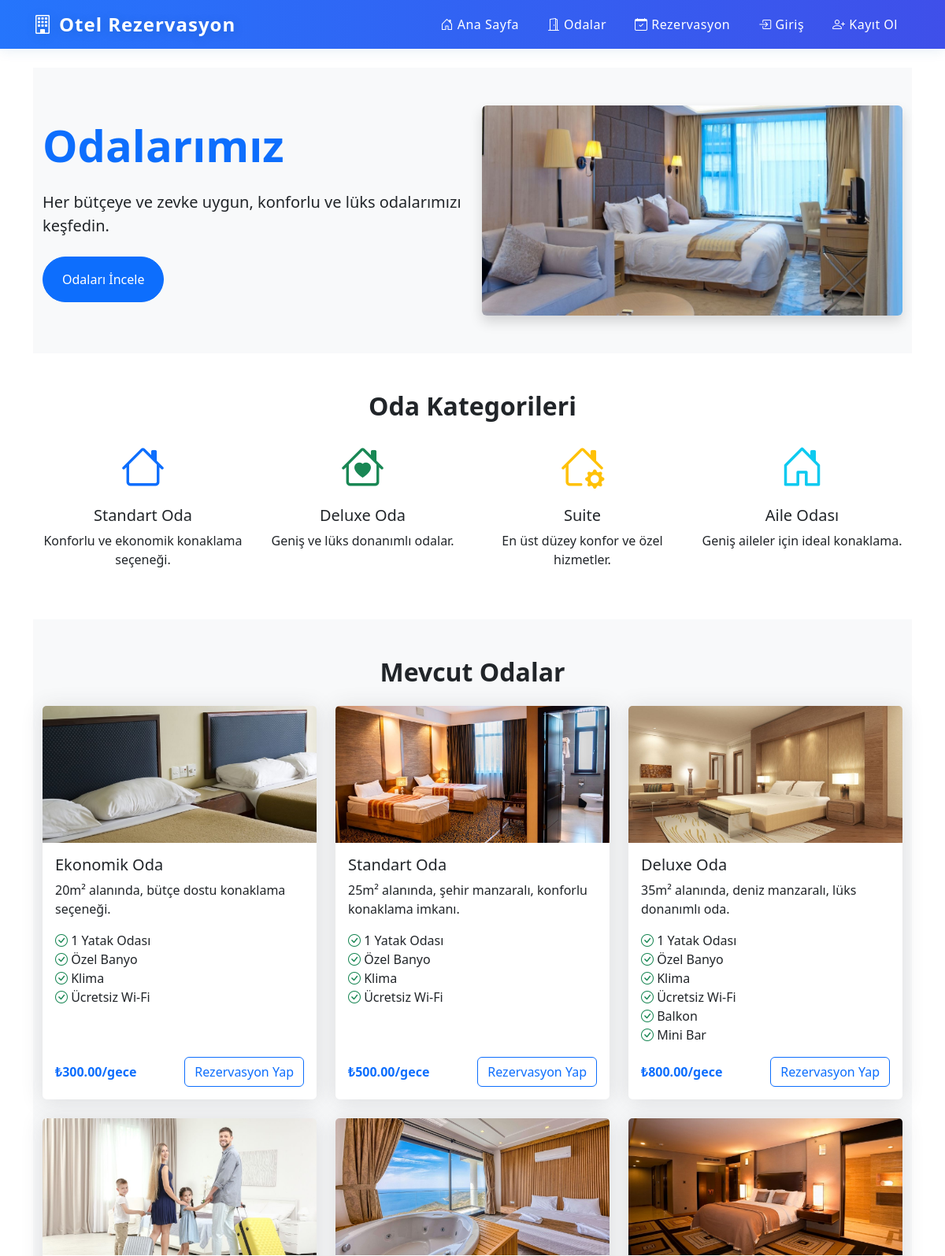
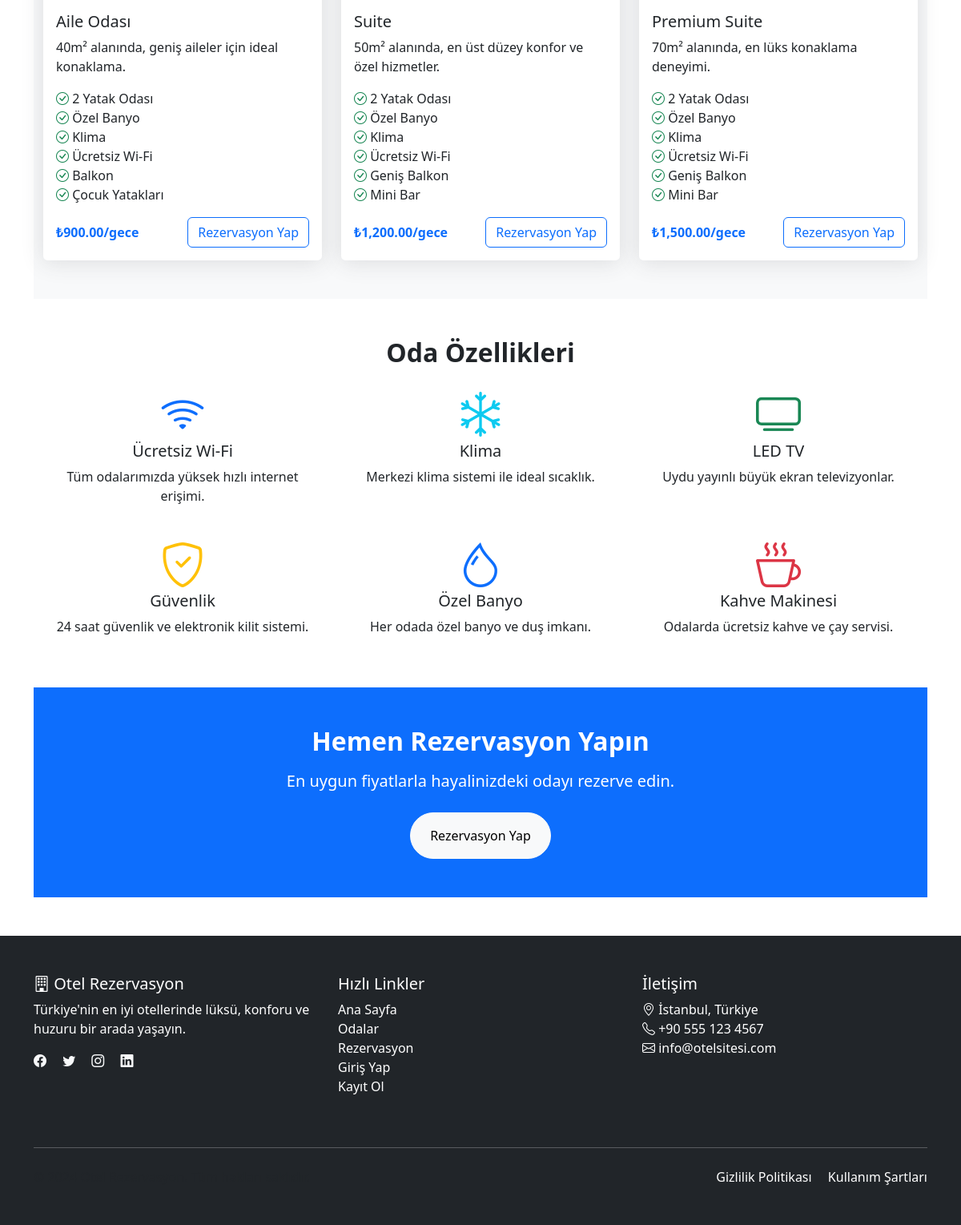
Screenshot of /pages/rooms/odalar.php with the database file from the repository (2 pictures, top to bottom).
### tables this page shows
CREATE TABLE rooms (
    id INT AUTO_INCREMENT PRIMARY KEY,
    name VARCHAR(100) NOT NULL,
    type ENUM('standard', 'deluxe', 'suite', 'family', 'economy', 'premium') NOT NULL,
    description TEXT,
    price DECIMAL(10,2) NOT NULL,
    capacity INT NOT NULL,
    amenities TEXT,
    image VARCHAR(255),
    status ENUM('available', 'occupied', 'maintenance') DEFAULT 'available',
    created_at TIMESTAMP DEFAULT CURRENT_TIMESTAMP
);

### pages/rooms/odalar.php (the view)
<?php include '../../includes/header.php'; ?>
<?php require_once '../../includes/db.php'; ?>
<section class="bg-light py-5">
  <div class="container">
    <div class="row align-items-center">
      <div class="col-lg-6 text-center text-lg-start">
        <h1 class="display-4 fw-bold mb-4 text-primary">Odalarımız</h1>
        <p class="lead mb-4">Her bütçeye ve zevke uygun, konforlu ve lüks odalarımızı keşfedin.</p>
        <a href="#room-list" class="btn btn-primary btn-lg px-4 rounded-pill">Odaları İncele</a>
      </div>
      <div class="col-lg-6 text-center mt-4 mt-lg-0">
        <img src="../../assets/images/rooms-hero.jpg" alt="Oda Görseli" class="img-fluid rounded shadow">
      </div>
    </div>
  </div>
</section>
<section class="py-5 bg-white text-center">
  <div class="container">
    <h2 class="fw-bold mb-4">Oda Kategorileri</h2>
    <div class="row g-4">
      <div class="col-md-3">
        <i class="bi bi-house display-4 text-primary"></i>
        <h5 class="mt-3">Standart Oda</h5>
        <p>Konforlu ve ekonomik konaklama seçeneği.</p>
      </div>
      <div class="col-md-3">
        <i class="bi bi-house-heart display-4 text-success"></i>
        <h5 class="mt-3">Deluxe Oda</h5>
        <p>Geniş ve lüks donanımlı odalar.</p>
      </div>
      <div class="col-md-3">
        <i class="bi bi-house-gear display-4 text-warning"></i>
        <h5 class="mt-3">Suite</h5>
        <p>En üst düzey konfor ve özel hizmetler.</p>
      </div>
      <div class="col-md-3">
        <i class="bi bi-house-door display-4 text-info"></i>
        <h5 class="mt-3">Aile Odası</h5>
        <p>Geniş aileler için ideal konaklama.</p>
      </div>
    </div>
  </div>
</section>
<section id="room-list" class="py-5 bg-light">
  <div class="container">
    <h2 class="fw-bold text-center mb-4">Mevcut Odalar</h2>
    <?php
      try {
        $stmt = $pdo->prepare("SELECT id, name, type, description, price, capacity, amenities, image, status FROM rooms ORDER BY price ASC");
        $stmt->execute();
        $rooms = $stmt->fetchAll();
      } catch (PDOException $e) {
        $rooms = [];
        echo '<p class="text-danger text-center">Odalar yüklenirken bir hata oluştu.</p>';
      }
      $typeToImage = [
        'standard' => 'room-standard.jpg',
        'deluxe'   => 'room-deluxe.jpg',
        'suite'    => 'room-suite.jpg',
        'family'   => 'room-family.jpg',
        'economy'  => 'room-economy.jpg',
        'premium'  => 'room-premium.jpg',
      ];
    ?>
    <div class="row g-4">
      <?php if (empty($rooms)): ?>
        <div class="col-12">
          <div class="alert alert-info text-center mb-0">Şu anda görüntülenecek oda bulunmuyor.</div>
        </div>
      <?php else: ?>
        <?php foreach ($rooms as $room): ?>
          <?php
            $type = $room['type'];
            $image = trim($room['image'] ?? '');
            $imagePath = '../../' . ($image !== '' ? $image : ('assets/images/' . ($typeToImage[$type] ?? 'room-standard.jpg')));
            $isAvailable = ($room['status'] ?? 'available') === 'available';
            $amenities = array_filter(array_map('trim', explode(',', (string)($room['amenities'] ?? ''))));
            $amenities = array_slice($amenities, 0, 6);
          ?>
          <div class="col-md-6 col-lg-4">
            <div class="card shadow-sm h-100">
              <img src="<?php echo htmlspecialchars($imagePath); ?>" class="card-img-top" alt="<?php echo htmlspecialchars($room['name']); ?>">
              <div class="card-body d-flex flex-column">
                <h5 class="card-title"><?php echo htmlspecialchars($room['name']); ?></h5>
                <p class="card-text"><?php echo htmlspecialchars($room['description'] ?? ''); ?></p>
                <?php if (!empty($amenities)): ?>
                  <ul class="list-unstyled mb-3">
                    <?php foreach ($amenities as $am): ?>
                      <li><i class="bi bi-check-circle text-success"></i> <?php echo htmlspecialchars($am); ?></li>
                    <?php endforeach; ?>
                  </ul>
                <?php endif; ?>
                <div class="mt-auto d-flex align-items-center justify-content-between">
                  <p class="text-primary fw-bold mb-0">₺<?php echo number_format((float)$room['price'], 2); ?>/gece</p>
                  <?php if ($isAvailable): ?>
                    <a href="../../pages/reservation/rezervasyon.php?type=<?php echo urlencode($type); ?>" class="btn btn-outline-primary">Rezervasyon Yap</a>
                  <?php else: ?>
                    <button class="btn btn-outline-secondary" disabled>Dolu</button>
                  <?php endif; ?>
                </div>
              </div>
            </div>
          </div>
        <?php endforeach; ?>
      <?php endif; ?>
    </div>
  </div>
</section>
<section class="py-5 bg-white">
  <div class="container">
    <h2 class="fw-bold text-center mb-4">Oda Özellikleri</h2>
    <div class="row g-4">
      <div class="col-md-4">
        <div class="text-center">
          <i class="bi bi-wifi display-4 text-primary mb-3"></i>
          <h5>Ücretsiz Wi-Fi</h5>
          <p>Tüm odalarımızda yüksek hızlı internet erişimi.</p>
        </div>
      </div>
      <div class="col-md-4">
        <div class="text-center">
          <i class="bi bi-snow display-4 text-info mb-3"></i>
          <h5>Klima</h5>
          <p>Merkezi klima sistemi ile ideal sıcaklık.</p>
        </div>
      </div>
      <div class="col-md-4">
        <div class="text-center">
          <i class="bi bi-tv display-4 text-success mb-3"></i>
          <h5>LED TV</h5>
          <p>Uydu yayınlı büyük ekran televizyonlar.</p>
        </div>
      </div>
      <div class="col-md-4">
        <div class="text-center">
          <i class="bi bi-shield-check display-4 text-warning mb-3"></i>
          <h5>Güvenlik</h5>
          <p>24 saat güvenlik ve elektronik kilit sistemi.</p>
        </div>
      </div>
      <div class="col-md-4">
        <div class="text-center">
          <i class="bi bi-droplet display-4 text-primary mb-3"></i>
          <h5>Özel Banyo</h5>
          <p>Her odada özel banyo ve duş imkanı.</p>
        </div>
      </div>
      <div class="col-md-4">
        <div class="text-center">
          <i class="bi bi-cup-hot display-4 text-danger mb-3"></i>
          <h5>Kahve Makinesi</h5>
          <p>Odalarda ücretsiz kahve ve çay servisi.</p>
        </div>
      </div>
    </div>
  </div>
</section>
<section class="py-5 bg-primary text-white text-center">
  <div class="container">
    <h2 class="fw-bold mb-3">Hemen Rezervasyon Yapın</h2>
    <p class="lead mb-4">En uygun fiyatlarla hayalinizdeki odayı rezerve edin.</p>
    <a href="../../pages/reservation/rezervasyon.php" class="btn btn-light btn-lg px-4 rounded-pill">Rezervasyon Yap</a>
  </div>
</section>
<?php include '../../includes/footer.php'; ?>

### includes/header.php (shortened to what this page needs)
<!DOCTYPE html>
<html lang="tr">
<head>
    <link href="https://cdn.jsdelivr.net/npm/bootstrap@5.3.0/dist/css/bootstrap.min.css" rel="stylesheet">
    <link href="https://cdn.jsdelivr.net/npm/bootstrap-icons@1.10.5/font/bootstrap-icons.css" rel="stylesheet">
    <link href="/otel-rezervasyon/assets/css/style.css" rel="stylesheet">
</head>
<body>
<nav class="navbar navbar-expand-lg navbar-gradient mb-4">
  <div class="container">
    <a class="navbar-brand" href="<?php echo ($_SESSION['user_role'] ?? 'customer') === 'admin' ? '/otel-rezervasyon/pages/admin/dashboard.php' : '/otel-rezervasyon/index.php'; ?>">
      <i class="bi bi-building"></i> Otel Rezervasyon
    </a>
    <div class="collapse navbar-collapse" id="navbarNav">
      <ul class="navbar-nav ms-auto">
        <li class="nav-item"><a class="nav-link" href="<?php echo ($_SESSION['user_role'] ?? 'customer') === 'admin' ? '/otel-rezervasyon/pages/admin/dashboard.php' : '/otel-rezervasyon/index.php'; ?>"><i class="bi bi-house-door"></i> <?php echo ($_SESSION['user_role'] ?? 'customer') === 'admin' ? 'Dashboard' : 'Ana Sayfa'; ?></a></li>
        <li class="nav-item"><a class="nav-link" href="/otel-rezervasyon/pages/rooms/odalar.php"><i class="bi bi-door-open"></i> Odalar</a></li>
        <?php if (($_SESSION['user_role'] ?? 'customer') !== 'admin'): ?>
          <li class="nav-item"><a class="nav-link" href="/otel-rezervasyon/pages/reservation/rezervasyon.php"><i class="bi bi-calendar-check"></i> Rezervasyon</a></li>
        <?php endif; ?>
        <?php if (isset($_SESSION['user_id'])): ?>
          <li class="nav-item dropdown">
            <a class="nav-link dropdown-toggle" href="#" id="navbarDropdown" role="button" data-bs-toggle="dropdown">
              <i class="bi bi-person-circle"></i> <?php echo htmlspecialchars($_SESSION['user_name']); ?>
            </a>
            <ul class="dropdown-menu">
              <?php if (($_SESSION['user_role'] ?? 'customer') === 'admin'): ?>
                <li><a class="dropdown-item" href="/otel-rezervasyon/pages/admin/reservations.php"><i class="bi bi-calendar-check"></i> Rezervasyon Yönetimi</a></li>
                <li><a class="dropdown-item" href="/otel-rezervasyon/pages/admin/rooms.php"><i class="bi bi-door-open"></i> Oda Yönetimi</a></li>
                <li><a class="dropdown-item" href="/otel-rezervasyon/pages/admin/users.php"><i class="bi bi-people"></i> Kullanıcı Yönetimi</a></li>
                <li><hr class="dropdown-divider"></li>
              <?php endif; ?>
              <li><a class="dropdown-item" href="/otel-rezervasyon/pages/auth/profile.php"><i class="bi bi-person"></i> Profilim</a></li>
              <?php if (($_SESSION['user_role'] ?? 'customer') !== 'admin'): ?>
                <li><a class="dropdown-item" href="/otel-rezervasyon/pages/reservation/rezervasyon.php"><i class="bi bi-calendar-plus"></i> Yeni Rezervasyon</a></li>
              <?php endif; ?>
              <li><hr class="dropdown-divider"></li>
              <li><a class="dropdown-item" href="/otel-rezervasyon/process/process_logout.php"><i class="bi bi-box-arrow-right"></i> Çıkış Yap</a></li>
            </ul>
          </li>
        <?php else: ?>
          <li class="nav-item"><a class="nav-link" href="/otel-rezervasyon/pages/auth/login.php"><i class="bi bi-box-arrow-in-right"></i> Giriş</a></li>
          <li class="nav-item"><a class="nav-link" href="/otel-rezervasyon/pages/auth/register.php"><i class="bi bi-person-plus"></i> Kayıt Ol</a></li>
        <?php endif; ?>
      </ul>
    </div>
  </div>
</nav>
<div class="container">

### includes/footer.php (shortened to what this page needs)
    </div>
    <footer class="bg-dark text-white py-5 mt-5">
        <div class="container">
            <div class="row">
                <div class="col-md-4 mb-4">
                    <h5><i class="bi bi-building"></i> Otel Rezervasyon</h5>
                    <p class="text-white">Türkiye'nin en iyi otellerinde lüksü, konforu ve huzuru bir arada yaşayın.</p>
                    <div class="social-links">
                        <a href="#" class="text-light me-3"><i class="bi bi-facebook"></i></a>
                        <a href="#" class="text-light me-3"><i class="bi bi-twitter"></i></a>
                        <a href="#" class="text-light me-3"><i class="bi bi-instagram"></i></a>
                        <a href="#" class="text-light"><i class="bi bi-linkedin"></i></a>
                    </div>
                </div>
                <div class="col-md-4 mb-4">
                    <h5>Hızlı Linkler</h5>
                    <ul class="list-unstyled">
                        <li><a href="/otel-rezervasyon/index.php" class="text-white text-decoration-none">Ana Sayfa</a></li>
                        <li><a href="/otel-rezervasyon/pages/rooms/rooms.php" class="text-white text-decoration-none">Odalar</a></li>
                        <li><a href="/otel-rezervasyon/pages/reservation/rezervasyon.php" class="text-white text-decoration-none">Rezervasyon</a></li>
                        <li><a href="/otel-rezervasyon/pages/auth/login.php" class="text-white text-decoration-none">Giriş Yap</a></li>
                        <li><a href="/otel-rezervasyon/pages/auth/register.php" class="text-white text-decoration-none">Kayıt Ol</a></li>
                    </ul>
                </div>
                <div class="col-md-4 mb-4">
                    <h5>İletişim</h5>
                    <ul class="list-unstyled text-white">
                        <li><i class="bi bi-geo-alt"></i> İstanbul, Türkiye</li>
                        <li><i class="bi bi-telephone"></i> +90 555 123 4567</li>
                        <li><i class="bi bi-envelope"></i> info@otelsitesi.com</li>
                    </ul>
                </div>
            </div>
            <hr class="my-4">
            <div class="row align-items-center">
                <div class="col-md-6">
                    <p class="mb-0 text-muted">&copy; 2024 Otel Rezervasyon. Tüm hakları saklıdır.</p>
                </div>
                <div class="col-md-6 text-md-end">
                    <a href="#" class="text-white text-decoration-none me-3">Gizlilik Politikası</a>
                    <a href="#" class="text-white text-decoration-none">Kullanım Şartları</a>
                </div>
            </div>
        </div>
    </footer>
</body>
</html>

### assets/css/style.css (style rules this page uses)
.navbar-gradient { background: linear-gradient(270deg, #43cea2, #185a9d, #6a11cb, #2575fc); background-size: 800% 800%; animation: gradientBG 12s ease infinite; box-shadow: 0 2px 16px 0 rgba(24,90,157,0.10); }
.navbar .nav-link { position: relative; color: #fff !important; font-weight: 500; letter-spacing: 0.5px; transition: color 0.2s, text-shadow 0.2s; padding: 8px 18px !important; border-radius: 6px; z-index: 1; overflow: hidden; }
.navbar .nav-link::before { content: ''; position: absolute; left: 50%; top: 50%; width: 0; height: 0; background: rgba(255,255,255,0.12); border-radius: 50%; transform: translate(-50%, -50%); transition: width 0.4s cubic-bezier(.4,2,.6,1), height 0.4s cubic-bezier(.4,2,.6,1); z-index: -1; }
.navbar-brand { font-weight: bold; letter-spacing: 1px; display: flex; align-items: center; gap: 8px; color: #fff !important; text-shadow: 0 2px 12px #185a9d55; font-size: 1.5rem; }
.card { border: none; border-radius: 0.35rem; box-shadow: 0 0.15rem 1.75rem 0 rgba(58, 59, 69, 0.15) !important; }
.btn-lg { padding: 1rem 1.5rem; font-size: 1rem; border-radius: 0.35rem; transition: all 0.15s ease-in-out; }

### rows the page displays
rooms: image+type (picture), name "Ekonomik Oda", description "20m² alanında, bütçe dostu konaklama seçeneği.", amenities "1 Yatak Odası", amenities "Özel Banyo", amenities "Klima", amenities "Ücretsiz Wi-Fi", price "300.00"
rooms: image+type (picture), name "Standart Oda", description "25m² alanında, şehir manzaralı, konforlu konaklama imkanı.", amenities "1 Yatak Odası", amenities "Özel Banyo", amenities "Klima", amenities "Ücretsiz Wi-Fi", price "500.00"
rooms: image+type (picture), name "Deluxe Oda", description "35m² alanında, deniz manzaralı, lüks donanımlı oda.", amenities "1 Yatak Odası", amenities "Özel Banyo", amenities "Klima", amenities "Ücretsiz Wi-Fi", amenities "Balkon", amenities "Mini Bar", price "800.00"
rooms: image+type (picture), name "Aile Odası", description "40m² alanında, geniş aileler için ideal konaklama.", amenities "2 Yatak Odası", amenities "Özel Banyo", amenities "Klima", amenities "Ücretsiz Wi-Fi", amenities "Balkon", amenities "Çocuk Yatakları", price "900.00"
rooms: image+type (picture), name "Suite", description "50m² alanında, en üst düzey konfor ve özel hizmetler.", amenities "2 Yatak Odası", amenities "Özel Banyo", amenities "Klima", amenities "Ücretsiz Wi-Fi", amenities "Geniş Balkon", amenities "Mini Bar", price "1,200.00"
rooms: image+type (picture), name "Premium Suite", description "70m² alanında, en lüks konaklama deneyimi.", amenities "2 Yatak Odası", amenities "Özel Banyo", amenities "Klima", amenities "Ücretsiz Wi-Fi", amenities "Geniş Balkon", amenities "Mini Bar", price "1,500.00"
